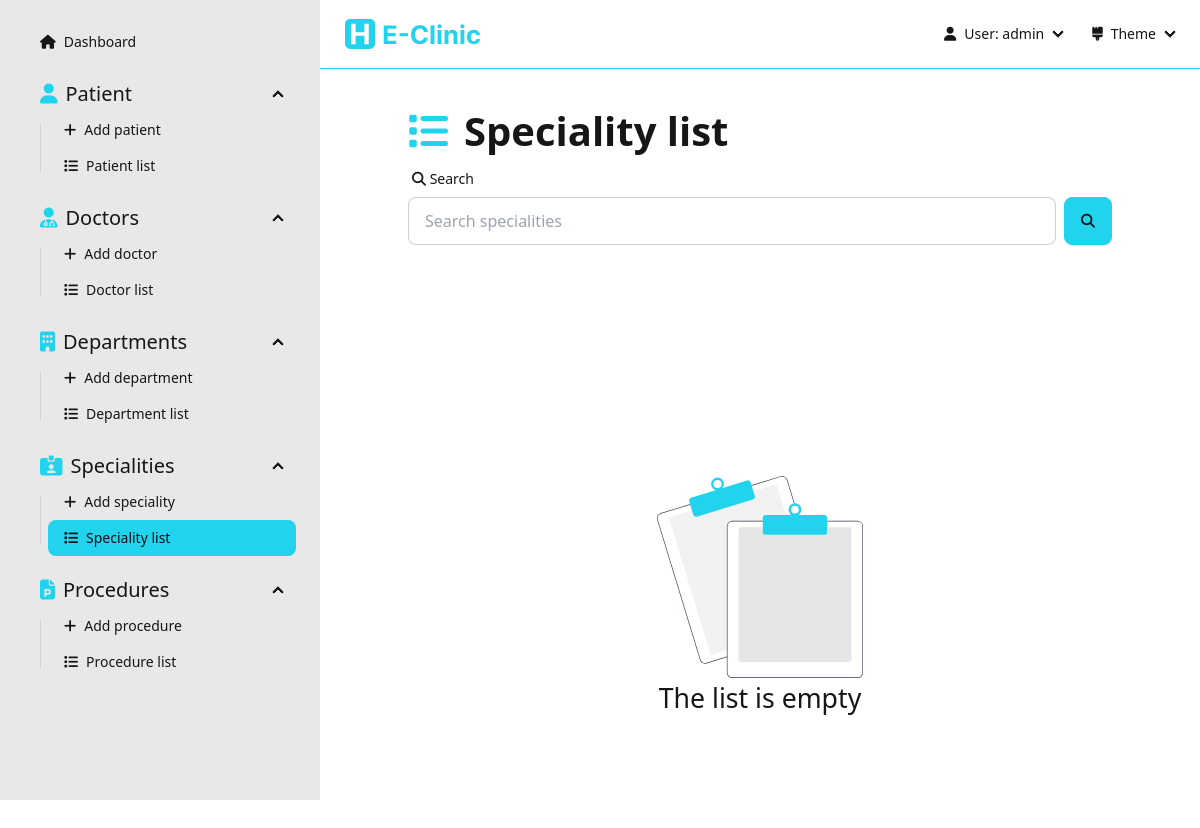
The app's page /dashboard/specialities (signed in), older data.
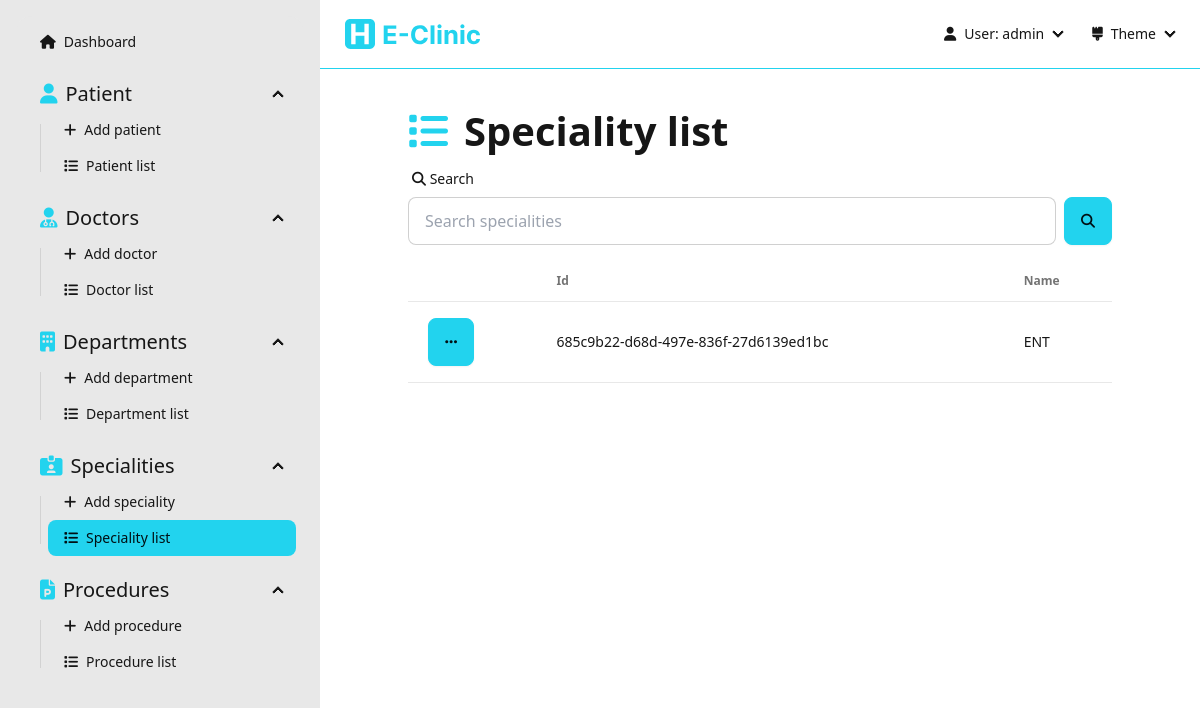
The same page, newer data.
### Dashboard/models.py (models this page shows)
class Speciality(models.Model):
  id = models.UUIDField(primary_key=True, default=uuid.uuid4, editable=False)
  name = models.CharField(max_length=256, null=False, unique=True)

### Dashboard/views/speciality.py (the view)
# urls.py: path('dashboard/specialities', speciality.specialityList, name='speciality-list'),
@login_required(login_url='sign-in')
def specialityList(request: HttpRequest):
  form = SearchForm(request.GET)
  specialities = []
  if form.is_valid():
    search = form.cleaned_data['search']
    specialities = Speciality.objects.filter(
      Q(name__icontains=search)
    )
  else:
    specialities = Speciality.objects.all()
  context = { 'specialities': specialities, 'form': form }
  return render(request, 'pages/speciality/speciality-list.html', context=context)

### Dashboard/forms.py
class SearchForm(forms.Form):
  search  = forms.CharField(required=False)

### Dashboard/templates/pages/speciality/speciality-list.html (shortened to what this page needs)
{% extends "layouts/dashboard.html" %}
{% load static %}
{% load widget_tweaks %}
{% block dashboard_content %}
  <div class="flex flex-1 flex-col items-center pb-[5rem]">
    <div class="flex flex-1 flex-col max-w-[90%] lg:max-w-[80%] justify-start w-full">
      <div class="text-[30pt] font-bold"><i class="fas fa-list text-primary mr-[1rem]"></i>Speciality list</div>
      <form action="" method="get" class="mb-[1rem]">
        <label class="form-control w-full">
          <div class="label">
            <span class="label-text"><i class="fas fa-search"></i> Search</span>
          </div>
          <div class="flex">
            {% render_field form.search placeholder="Search specialities" type="text" class+="input input-bordered w-full" %}
            <button class="btn btn-primary ml-[0.5rem]"><i class="fas fa-search"></i></button>
          </div>
        </label>
      </form>
      {% if specialities.count > 0 %}
      <div class="overflow-x-auto flex-1 flex items-start">
        <table class="table table-pin-rows table-pin-cols table-zebra">
          <thead>
            <tr>
              <td></td>
              <td>Id</td>
              <td>Name</td>
            </tr>
          </thead>
          <tbody>
            {% for speciality in specialities %}
              <tr>
                <td>
                  <div class="dropdown">
                    <div tabindex="0" role="button" class="btn btn-primary m-1"><i class="fas fa-ellipsis"></i></div>
                  </div>
                </td>
                <td>{{speciality.id}}</td>
                <td>{{speciality.name}}</td>
              </tr>
            {% endfor %}
          </tbody>
        </table>
      </div>
      {% else %}
        <div class="flex flex-1 flex-col justify-center items-center h-full w-full">
          <img class="h-[30%]" src="{% static "assets/empty-list.svg" %}" alt="empty-list">
          <div class="text-[20pt]">The list is empty</div>
        </div>
      {% endif %}
    </div>
  </div>
{% endblock dashboard_content %}

Row changes from the older to the newer data that the page shows:
added Speciality: id "685c9b22-d68d-497e-836f-27d6139ed1bc", name "ENT"
Text that changed along with them:
text no longer shown: "The list is empty"
text now shown: "Id Name"
